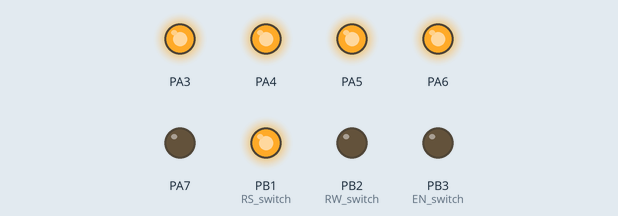
Recording of a program running on a simulated ATmega32, built with avr-gcc and emulated at 8 MHz. Shown: output pins drawn as LEDs (lit = HIGH). Pins used as bus, display or sensor lines are not drawn; what the program prints to the serial monitor is not drawn.

Above: at 1.9 s.
At 3.6 s:
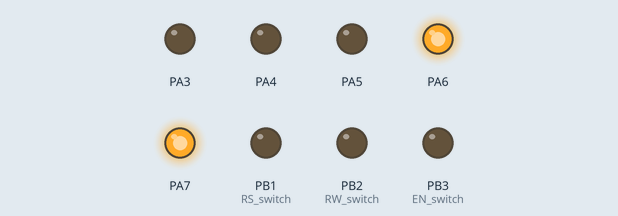
Timing chart, 0 to 5.1 s (numbered marks = the images above):
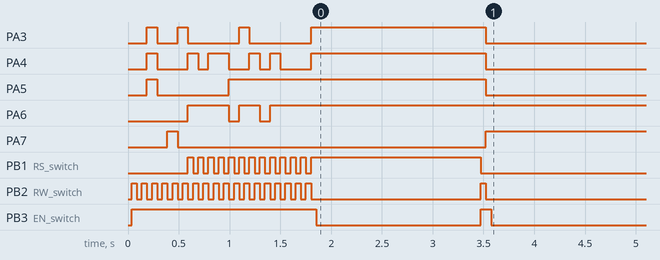

The program:

main.c
```c
/*
 * atmega32.c
 *
 * Created: 9/11/2023 12:36:33 PM
 * Author : Mohamed Belal
 */


#include "utils/atmega32_memoryMap.h"
#include "HAL/lcd_driver.h"
#include "MCAL/UART.h"

int main(void)
{
	uint8 *arr;
	LCD_Init();

	UART_Init();
	LCD_Send_String("UART is ready");

	UART_Send_String("welcome to UART ( enter * to send string to lcd ) => ");
	LCD_gotoXY(2,0);
    while (1)
    {

			arr = UART_Receive_String();
			LCD_Send_String(arr);
    }
}
```

lcd_driver.c
```c
/*
 * lcd_driver.c
 *
 * Created: 8/28/2023 4:39:26 PM
 *  Author: Mohamed Belal
 */

#include "lcd_driver.h"

void LCD_Init(void)
{
	_delay_ms(20);
	DataDir_LCD_CONTROL |=  (1<<EN_switch | 1<<RW_switch | 1<<RS_switch);
	LCD_CONTROL_PORT    &= ~(1<<EN_switch | 1<<RW_switch | 1<<RS_switch);


	DataDir_LCD_PORT = 0xFF;

	_delay_ms(15);
	LCD_Clear_Screen();

	#ifdef EIGHT_BIT_MODE
	LCD_Send_Command(LCD_FUNCTION_8BIT_2LINES);
    #endif

	#ifdef FOUR_BIT_MODE
	LCD_Send_Command(0x02);
	LCD_Send_Command(LCD_FUNCTION_4BIT_2LINES);
	#endif

	LCD_Send_Command(LCD_ENTRY_MODE);
	LCD_Send_Command(LCD_BEGIN_AT_FIRST_RAW);
	LCD_Send_Command(LCD_DISP_0N_CURSOR_BLINK);

}

void LCD_Clear_Screen(void)
{
	LCD_Send_Command(LCD_CLEAR);
}

void LCD_Send_Command(uint8_t command)
{
	#ifdef EIGHT_BIT_MODE
	LCD_Check_Is_Busy();

	LCD_PORT = command;
	LCD_CONTROL_PORT &= ~((1<<RW_switch) | (1<<RS_switch));
	_delay_ms(1);
	LCD_Kick();
	#endif

	#ifdef FOUR_BIT_MODE
	LCD_Check_Is_Busy();
	LCD_PORT = (LCD_PORT & 0x0F) | (command & 0xF0);
	LCD_CONTROL_PORT &= ~((1<<RW_switch) | (1<<RS_switch));
	LCD_Kick();


	LCD_PORT = (LCD_PORT &0x0F) | (command << 4);
	LCD_CONTROL_PORT &= ~((1<<RW_switch) | (1<<RS_switch));
	LCD_Kick();
	#endif

}
void LCD_Send_Character(uint8_t character)
{
	#ifdef EIGHT_BIT_MODE
	LCD_Check_Is_Busy();

	LCD_PORT = (character << DATA_SHIFT);
	LCD_CONTROL_PORT &= ~(1<<RW_switch);    //0: Write
	LCD_CONTROL_PORT |= (1<<RS_switch);     //1: Data Register
	_delay_ms(1);
	LCD_Kick();
	#endif

	#ifdef FOUR_BIT_MODE
	LCD_PORT = (LCD_PORT &0x0F) | (character & 0xF0);
	LCD_CONTROL_PORT &= ~(1<<RW_switch);    //0: Write
	LCD_CONTROL_PORT |= (1<<RS_switch);     //1: Data Register
	LCD_Kick();


	LCD_PORT = (LCD_PORT &0x0F) | (character << 4);
	LCD_CONTROL_PORT &= ~(1<<RW_switch);    //0: Write
	LCD_CONTROL_PORT |= (1<<RS_switch);     //1: Data Register
	LCD_Kick();
	#endif
}
void LCD_Send_String(char *string)
{
	int count =0;
	while(*string >0)
	{
		count++;
		LCD_Send_Character(*string++);
		if (count == 16)
		{
			LCD_gotoXY(2,0);
		}else if(count >= 32 )
		{
			LCD_Clear_Screen();
			LCD_gotoXY(1,0);
			count =0;
		}
	}
}

void LCD_Kick(void)
{
	LCD_CONTROL_PORT |= (1<<EN_switch);
	_delay_ms(50);
	LCD_CONTROL_PORT &= ~(1<<EN_switch);
	//asm volatile ("nop");
	//asm volatile ("nop");


}
void LCD_Check_Is_Busy(void)
{
	DataDir_LCD_PORT &= ~(0xFF << DATA_SHIFT);
	LCD_CONTROL_PORT |= (1<<RW_switch);            //1: Read
	LCD_CONTROL_PORT &= ~(1<<RS_switch);           // 0: Command Register

	LCD_Kick();

	DataDir_LCD_PORT |= (0xFF << DATA_SHIFT);
	LCD_CONTROL_PORT &= ~(1<<RW_switch);       //0: Write
}

void LCD_gotoXY(uint8_t line , uint8_t position)
{
	if (line == 1) // line 1
	{
		if(position < 16 && position >= 0)
			LCD_Send_Command(LCD_BEGIN_AT_FIRST_RAW+position);
	}
	else if (line == 2) //  line 2
	{
		if(position < 16 && position >= 0)
			LCD_Send_Command(LCD_BEGIN_AT_SECOND_RAW+position);
	}
}
void LCD_Display_Number(unsigned int Number)
{
	char str[6];
	sprintf(str,"%d",Number); //adjust the formatting to your liking

	LCD_Send_String(str);
}

void LCD_Display_Real_Number(double Number)
{
	char str[16];

	char *tmpsign = (Number < 0) ? "-" : "";
	float tmpVal = (Number < 0) ? -Number : Number;

	int tmpInt1 = tmpVal; //get the integer value
	float tmpFraction = tmpVal - tmpInt1; // get fraction value
	int tmpInt2 = tmpFraction * 10000; // turn into integer

	sprintf(str,"$s%d.%04d",tmpsign,tmpInt1,tmpInt2);
	LCD_Send_String(str);
}
```

lcd_driver.h
```c
/*
 * lcd_driver.h
 *
 * Created: 8/28/2023 4:39:41 PM
 *  Author: Mohamed Belal
 */


#ifndef LCD_DRIVER_H_
#define LCD_DRIVER_H_


#include "./../utils/atmega32_memoryMap.h"

#define LCD_PORT                       PORTA
#define DataDir_LCD_PORT               DDRA
#define DATA_SHIFT                     0
#define LCD_CONTROL_PORT               PORTB
#define DataDir_LCD_CONTROL            DDRB
#define EN_switch                      3
#define RW_switch                      2
#define RS_switch                      1

#define EIGHT_BIT_MODE
//#define FOUR_BIT_MODE


#define LCD_REGISTER_SELECT_PIN       (0)
#define LCD_READ_WRITE_PIN            (1)
#define LCD_ENABLE_PIN                (2)
#define LCD_REGISTER_SELECT_ENABLE    (1)
#define LCD_REGISTER_SELECT_DISABLE   (0)
#define READ_FROM_LCD                 (1)
#define WRITE_TO_LCD                  (0)
#define LCD_ENABLE                    (1)
#define LCD_DISABLE                   (0)
#define LCD_FIRST_LINE                (0)
#define LCD_SECOND_LINE               (1)
#define LCD_FUNCTION_8BIT_2LINES      (0x38)
#define LCD_FUNCTION_4BIT_2LINES      (0x28)
#define LCD_MOVE_DISP_RIGHT			  (0x1C)
#define LCD_MOVE_DISP_LEFT            (0x18)
#define LCD_MOVE_CURSOR_RIGHT         (0x14)
#define LCD_MOVE_CURSOR_LEFT          (0x10)
#define LCD_DISP_OFF                  (0x08)
#define LCD_DISP_0N_CURSOR            (0x0E)
#define LCD_DISP_0N_CURSOR_BLINK      (0x0F)
#define LCD_DISP_0N_BLINK             (0x0D)
#define LCD_DISP_0N                   (0x0C)
#define LCD_ENTRY_DEC                 (0x04)
#define LCD_ENTRY_DEC_SHIFT           (0x05)
#define LCD_ENTRY_INC                 (0x06)
#define LCD_ENTRY_INC_SHIFT           (0x07)
#define LCD_BEGIN_AT_FIRST_RAW        (0x80)
#define LCD_BEGIN_AT_SECOND_RAW       (0xC0)
#define LCD_CLEAR					  (0x01)
#define LCD_ENTRY_MODE				  (0x06)

void LCD_Init(void);
void LCD_Clear_Screen(void);

void LCD_Send_Command(uint8_t command);
void LCD_Send_Character(uint8_t character);
void LCD_Send_String(char *string);

void LCD_Kick(void);
void LCD_Check_Is_Busy(void);

void LCD_gotoXY(uint8_t line , uint8_t position);
void LCD_Display_Number(unsigned int Number);
void LCD_Display_Real_Number(double Number);


#endif /* LCD_DRIVER_H_ */
```

Platform_Types.h
```c
/*
 * Platform_Types.h
 *
 *  Created on: Apr 14, 2023
 *      Author: mohamed belal
 */

#ifndef PLATFORM_TYPES_H_
#define PLATFORM_TYPES_H_


#ifndef _Bool
#define _Bool unsigned char
#endif

#ifndef FALSE
#define FLASE 0
#endif

#ifndef TRUE
#define TRUE 1
#endif

#define CPU_TYPE                        CPU_TYPE_32
#define CPU_BIT_ORDER                   MSB_FIRST
#define CPU_BYTE_ORDER                  HIGH_BYTE_FIRST

typedef _Bool                           boolean;
typedef unsigned char                   uint8;
typedef unsigned short                  unit16;
typedef unsigned long                   uint32;
typedef unsigned long long              uint64;

typedef signed char                     sint8;
typedef signed short                    sint16;
typedef signed long                     sint32;
typedef signed long long                sint64;

typedef volatile unsigned char          vuint8;
typedef volatile unsigned short         vunit16;
typedef volatile unsigned long          vuint32;
typedef volatile unsigned long long     vuint64;

typedef volatile signed char            vsint8;
typedef volatile signed short           vsint16;
typedef volatile signed long            vsint32;
typedef volatile signed long long       vsint64;


#endif /* PLATFORM_TYPES_H_ */
```

atmega32_memoryMap.h
```c
/*
 * atmega32_memoryMap.h
 *
 * Created: 9/4/2023 7:07:46 PM
 *  Author: Mohamed Belal
 */

#ifndef ATMEGA32_MEMORYMAP_H_
#define ATMEGA32_MEMORYMAP_H_


#define F_CPU 8000000UL
#include <util/delay.h>

#define  output			1
#define  input			0


#define  PORTA			*(volatile uint8_t *)(0x3B)
#define  PORTB			*(volatile uint8_t *)(0x38)
#define  PORTC			*(volatile uint8_t *)(0x35)
#define  PORTD			*(volatile uint8_t *)(0x32)

#define  DDRA			(*(volatile uint8_t *)(0x3A))
#define  DDRB			(*(volatile uint8_t *)(0x37))
#define  DDRC			(*(volatile uint8_t *)(0x34))
#define  DDRD			(*(volatile uint8_t *)(0x31))

#define  PINA			*(volatile uint8_t *)(0x39)
#define  PINB			*(volatile uint8_t *)(0x36)
#define  PINC			*(volatile uint8_t *)(0x33)
#define  PIND			*(volatile uint8_t *)(0x30)

#define  UDR			*(volatile uint8_t *)(0x2C)

#define  UCSRA			*(volatile uint8_t *)(0x2B)
#define  U2X			1							// Double the USART Transmission Speed
#define  UDRE			5							//  USART Data Register Empty => The UDRE Flag indicates if the transmit buffer (UDR) is ready to receive new data
#define  RXC			7							//  USART Receive Complete => This flag bit is set when there are unread data in the receive buffer


#define  UCSRB			*(volatile uint8_t *)(0x2A)
#define  TXEN			3							// Receiver Enable
#define  RXEN			4							// Transmitter Enable
#define  UCSZ2			2							// Character Size


#define  UCSRC			*(volatile uint8_t *)(0x40)
#define  UMSEL			6							// USART Mode Select  => 0:Asynchronous Operation
#define  UPM0			4							// Parity Mode   => 0 Disabled
#define  UPM1			5							// Parity Mode   => 0 Disabled
#define  UCSZ0			1							// Character Size
#define  UCSZ1			2							// Character Size


#define  UBRRL			*(volatile uint8_t *)(0x29)
#define  UBRRH			*(volatile uint8_t *)(0x40)


void Pin_Direction(uint8_t base  , uint8_t bin , uint8_t status);
void Port_Direction(uint8_t base  ,  uint8_t status);


#endif /* ATMEGA32_MEMORYMAP_H_ */
```

bitwise.h
```c
/*
 * bitwise.h
 *
 * Created: 8/26/2023 12:58:23 PM
 *  Author: mohamed belal
 */


#ifndef BITWISE_H_
#define BITWISE_H_

#define SETBIT(register,bit)      (register |= (1<<bit))
#define CLEARBIT(register,bit)    (register &= ~(1<<bit))
#define TOGGLEBIT(register,bit)   (register ^= (1<<bit))
#define READBIT(register,bit)     ((register >> bit )&1)


#endif /* BITWISE_H_ */
```

DIO.c
```c
/*
 * DIO.c
 *
 * Created: 9/4/2023 7:16:39 PM
 *  Author: Mohamed Belal
 */

#include "./../utils/atmega32_memoryMap.h"

void Pin_Direction(uint8_t base  , uint8_t bin , uint8_t status)
{
	if(status == output)
	{
		base |= (1<<bin);
	}else
	{
		base &= ~(1<<bin);
	}
}
void Port_Direction(uint8_t base  , uint8_t status)
{
	if(status == output)
	{
		base = 0xFF;
	}else
	{
		base = 0x00;
	}
}
```

UART.c
```c
/*
 * UART.c
 *
 * Created: 9/11/2023 12:46:31 PM
 *  Author: Mohamed Belal
 */
#include "UART.h"

void UART_Init(void)
{
	//Baud Rate(bps) 9600   =>   U2X = 0
	//UBRR => 51

	// Baud rate
	UBRRL = 51;
	CLEARBIT(UCSRA , U2X);

	//frame
	CLEARBIT(UCSRC,UMSEL); // USART Mode Select  => 0:Asynchronous Operation

	CLEARBIT(UCSRC,UPM0); // Parity Mode   => 0 Disabled   00
	CLEARBIT(UCSRC,UPM1); // Parity Mode   => 0 Disabled

	// 8bit data is set as default 0 1 1
	SETBIT(UCSRC , UCSZ0);
	SETBIT(UCSRC , UCSZ1);
	CLEARBIT(UCSRB , UCSZ2);


	//enable
	SETBIT(UCSRB , TXEN);
	SETBIT(UCSRB , RXEN);
}
void UART_Send(uint8 data)
{
	while(!READBIT(UCSRA , UDRE));
	UDR = data;
}
uint8 UART_Receive(void)
{
		while(!READBIT(UCSRA ,RXC));
		return UDR;
}


void UART_Send_Number(uint32 number)
{
	uint8 *p = &number;
	UART_Send(p[0]);
	UART_Send(p[1]);
	UART_Send(p[2]);
	UART_Send(p[3]);

}


uint32 UART_Receive_Number(void)
{
	uint32 number;
	uint8 *p = &number;
	p[0] = UART_Receive();
	p[1] = UART_Receive();
	p[2] = UART_Receive();
	p[3] = UART_Receive();
	return number;
}


void UART_Send_String(uint8 *string)
{
	while(*string)
	{
		UART_Send(*string);
		string++;
	}
}


uint8 *UART_Receive_String(void)
{
	static uint8 string[50];
	uint8 *p = &string;
	*string = UART_Receive();
	while(*p != '*')
	{
		p++;
		*p = UART_Receive();
	}
	*p = '\0';
	return string;
}
```

UART.h
```c
/*
 * UART.h
 *
 * Created: 9/11/2023 12:46:22 PM
 *  Author: Mohamed Belal
 */


#ifndef UART_H_
#define UART_H_
#include "./../utils/atmega32_memoryMap.h"
#include "./../utils/bitwise.h"
#include "./../utils/Platform_Types.h"


void UART_Init(void);

void UART_Send(uint8 data);
uint8 UART_Receive(void);

void UART_Send_Number(uint32 number);
uint32 UART_Receive_Number(void);

void UART_Send_String(uint8 *string);
uint8 *UART_Receive_String(void);


#endif /* UART_H_ */
```

Measured:
- by itself, PA3: LOW → HIGH at 0.19 s, → LOW 0.10 s later, → HIGH 0.20 s later, → LOW 0.10 s later, … (8 changes in this stretch)
- by itself, PA4: LOW → HIGH at 0.19 s, → LOW 0.10 s later, → HIGH 0.30 s later, → LOW 0.10 s later, … (12 changes in this stretch)
- by itself, PA5: LOW → HIGH at 0.19 s, → LOW 0.10 s later, → HIGH 0.71 s later, → LOW 2.5 s later
- by itself, PA6: goes HIGH 0.40 s, LOW 0.10 s, HIGH 0.20 s, LOW 0.10 s, then HIGH
- by itself, PA7: LOW → HIGH at 0.39 s, → LOW 0.10 s later, → HIGH 3.0 s later
- by itself, PB1 (RS_switch): goes 12 × (HIGH 0.05 s, LOW 0.05 s), HIGH 1.7 s, then LOW
- by itself, PB2 (RW_switch): goes 17 × (HIGH 0.05 s, LOW 0.05 s), HIGH 0.05 s, LOW 1.7 s, HIGH 0.05 s, then LOW
- by itself, PB3 (EN_switch): LOW → HIGH at 0.04 s, → LOW 1.8 s later, → HIGH 1.6 s later, → LOW 0.10 s later
